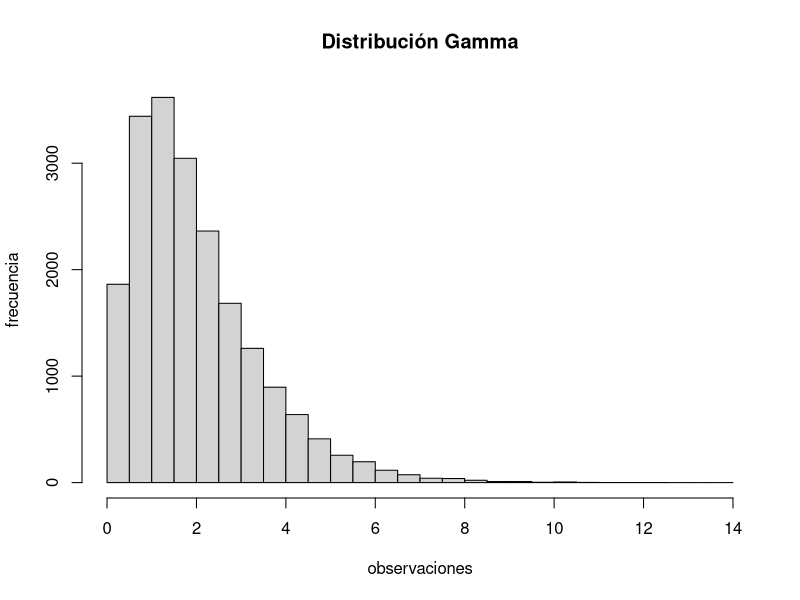
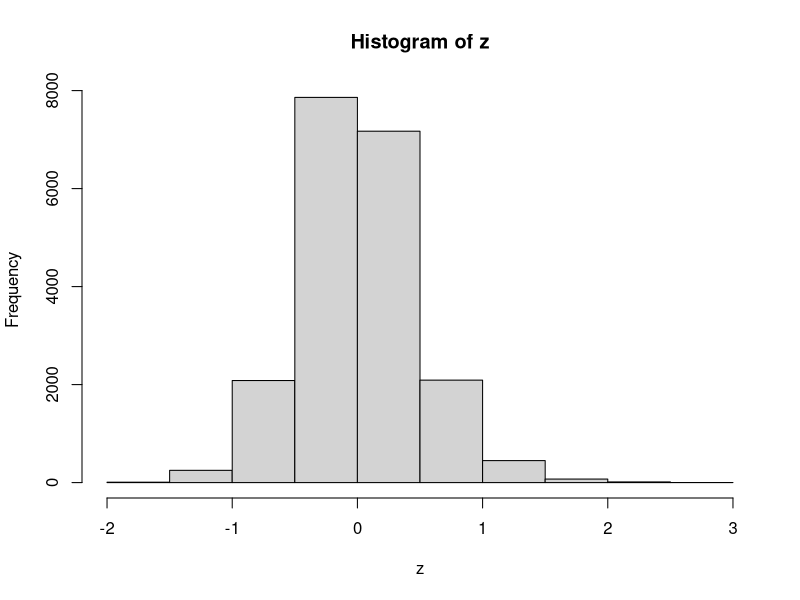
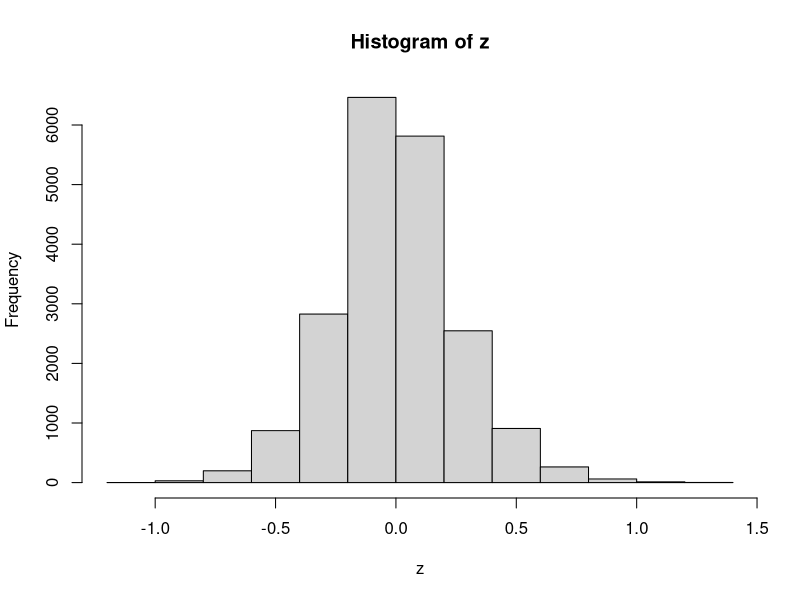
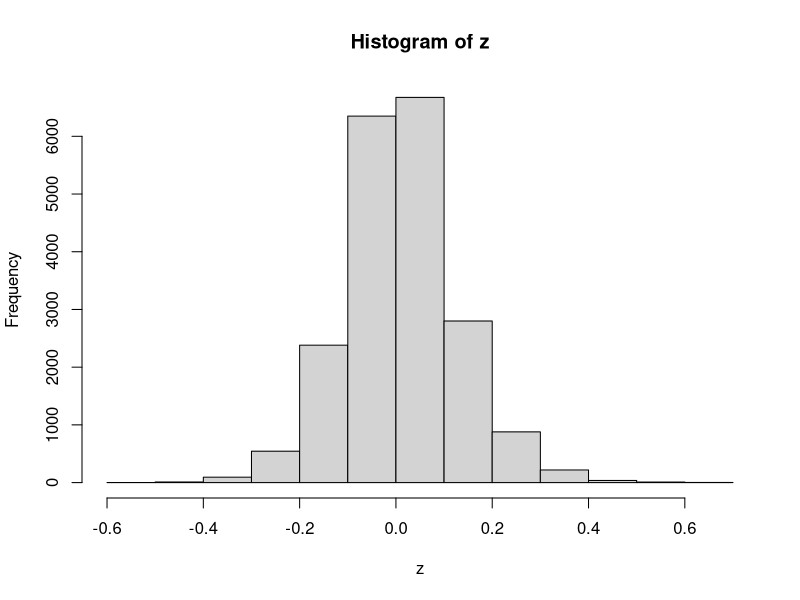

R code for these plots, in order:
## ---- chunk 1
knitr::opts_chunk$set(echo = TRUE)
## ---- chunk 2
n <- 1 : 12
f <- factorial(n)
stirling <- function(x) (2 * pi * n)^0.5 * (n / exp(1)) ^n
s <- stirling(n)
d <- f -s
dr <- d / f
data.frame(n, f, s, d, dr)
## ---- chunk 3
set.seed(20220118)
N <- 20000
x <- rgamma(N,shape=2,scale=1)
b <- seq(from=0, to=14, by=0.5)
out <- hist(x, breaks = b, xlab="observaciones", ylab="frecuencia", main="Distribución Gamma")
p_n <- out$density[5]-out$density[6]
p <- pgamma(2.5,2,1) - pgamma(2,2,1)
epsilon = p_n - p
## ---- chunk 4
set.seed(20220118)
simulaciones <- 20000

t_muestra <- 30
m_gamma <- rgamma(simulaciones,shape=1,scale=3)
muestra <- c()
for ( i in 1 : simulaciones ) {
  muestra[i] = mean(sample(m_gamma, t_muestra, replace = TRUE))
}
z <- (muestra - 3) / sqrt(9/n)
hist(z)

t_muestra <- 100
m_gamma <- rgamma(simulaciones,shape=1,scale=3)
muestra <- c()
for ( i in 1 : simulaciones ) {
  muestra[i] = mean(sample(m_gamma, t_muestra, replace = TRUE))
}
z <- (muestra - 3) / sqrt(9/n)
hist(z)

t_muestra <- 500
m_gamma <- rgamma(simulaciones,shape=1,scale=3)
muestra <- c()
for ( i in 1 : simulaciones ) {
  muestra[i] = mean(sample(m_gamma, t_muestra, replace = TRUE))
}
z <- (muestra - 3) / sqrt(9/n)
hist(z)
